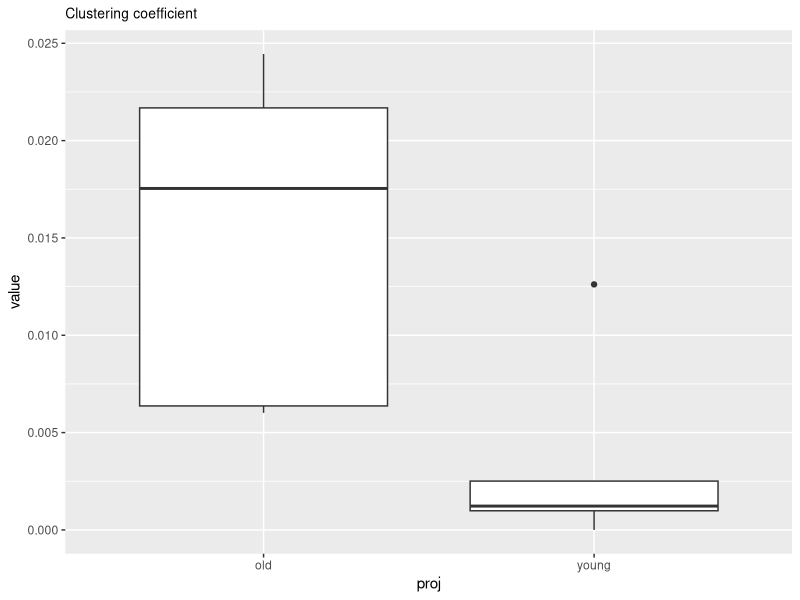
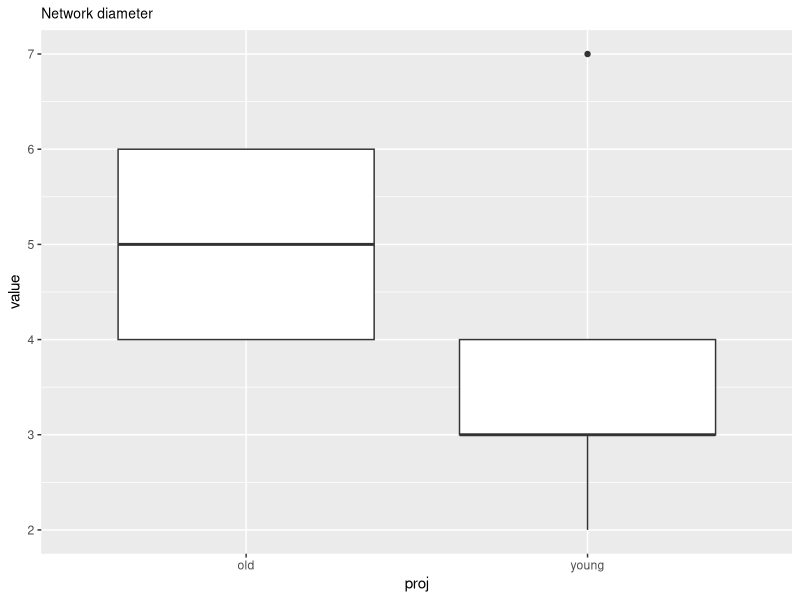
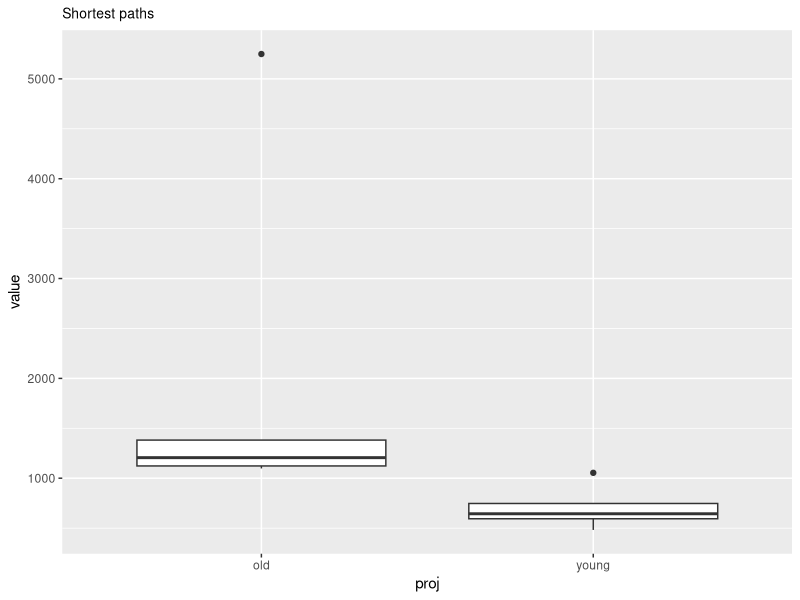
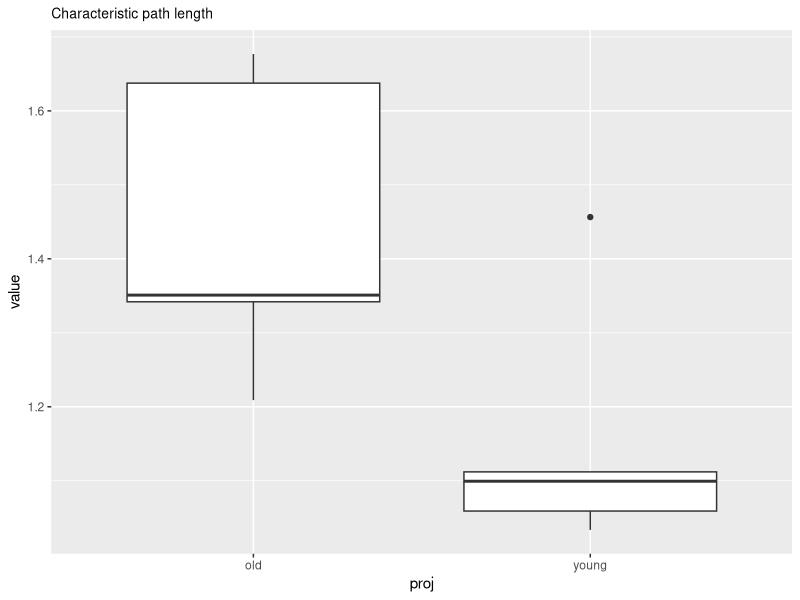
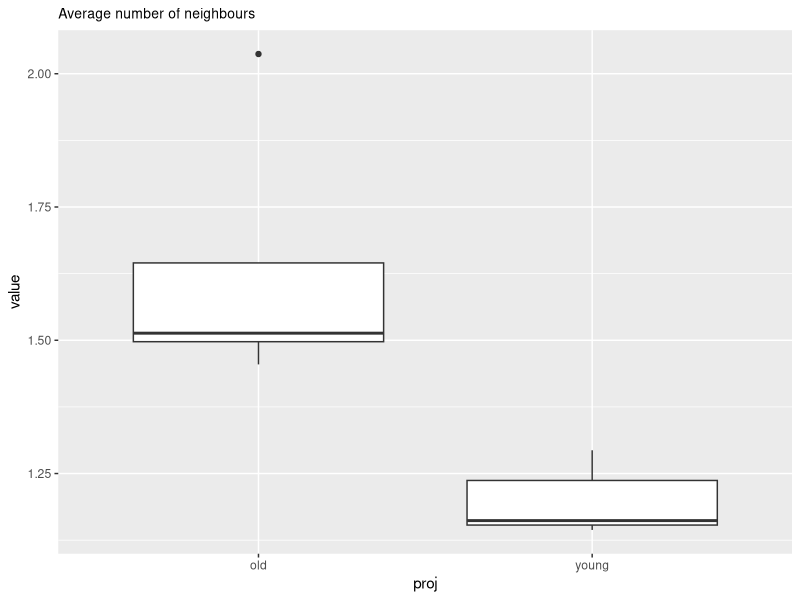
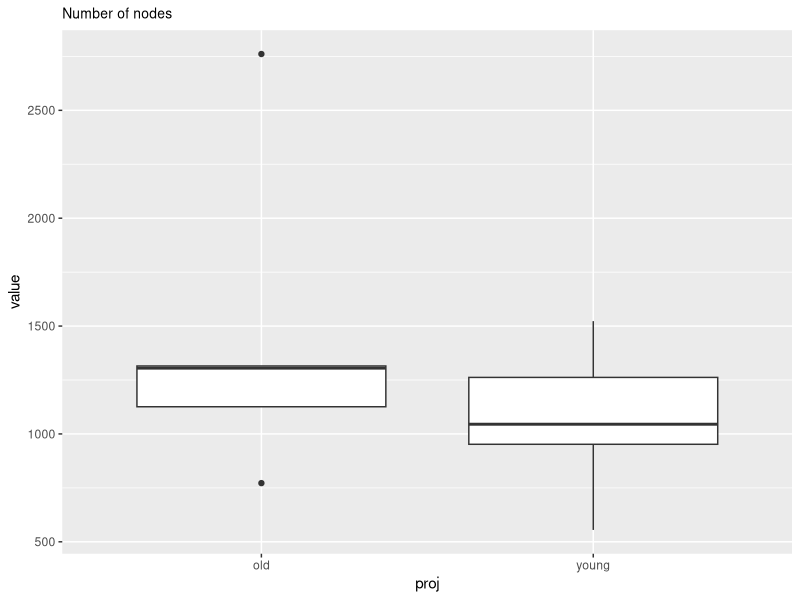

Reproduce these figures in R, in order.
## ---- chunk 1
knitr::opts_chunk$set(echo = TRUE)
## ---- chunk 2
library(reshape2)
library(ggplot2)
library(dplyr)

df <- read.table('data/graph_stats/graph_summary.txt', head=TRUE)
df.2 <- melt(df, id.vars = c('proj', 'sample'))

ggplot(filter(df.2, variable=='clustering.coeff'), aes(x=proj, group=proj, y=value)) + geom_boxplot() + ggtitle('Clustering coefficient') + theme(plot.title = element_text(size = 10))
ggplot(filter(df.2, variable=='net.diam'), aes(x=proj, group=proj, y=value)) + geom_boxplot() + ggtitle('Network diameter') + theme(plot.title = element_text(size = 10))
ggplot(filter(df.2, variable=='shortest.paths'), aes(x=proj, group=proj, y=value)) + geom_boxplot() + ggtitle('Shortest paths') + theme(plot.title = element_text(size = 10))
## ---- chunk 3
ggplot(filter(df.2, variable=='char.path.len'), aes(x=proj, group=proj, y=value)) + geom_boxplot() + ggtitle('Characteristic path length') + theme(plot.title = element_text(size = 10))
ggplot(filter(df.2, variable=='avg.num.neighb'), aes(x=proj, group=proj, y=value)) + geom_boxplot() + ggtitle('Average number of neighbours') + theme(plot.title = element_text(size = 10))
ggplot(filter(df.2, variable=='n'), aes(x=proj, group=proj, y=value)) + geom_boxplot() + ggtitle('Number of nodes') + theme(plot.title = element_text(size = 10))
